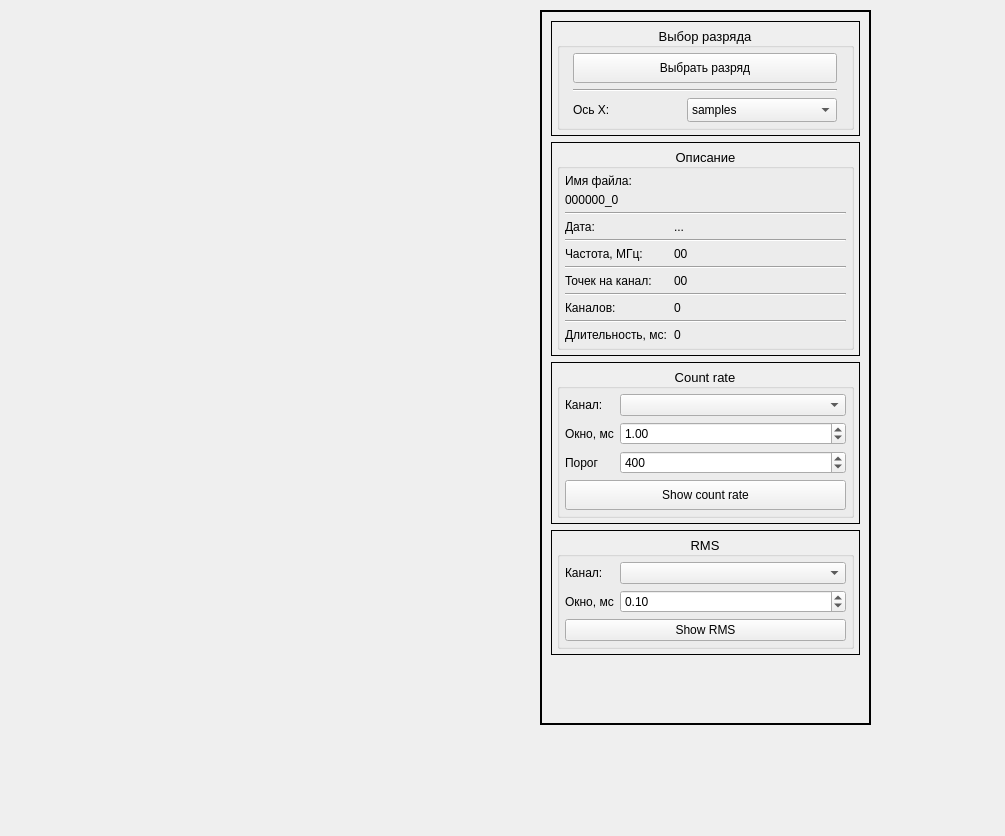
<?xml version="1.0" encoding="UTF-8"?>
<ui version="4.0">
 <class>Plotter</class>
 <widget class="QWidget" name="Plotter">
  <property name="geometry">
   <rect>
    <x>0</x>
    <y>0</y>
    <width>1005</width>
    <height>836</height>
   </rect>
  </property>
  <property name="sizePolicy">
   <sizepolicy hsizetype="Expanding" vsizetype="Expanding">
    <horstretch>0</horstretch>
    <verstretch>0</verstretch>
   </sizepolicy>
  </property>
  <property name="minimumSize">
   <size>
    <width>200</width>
    <height>120</height>
   </size>
  </property>
  <property name="windowTitle">
   <string>Plotter</string>
  </property>
  <widget class="QFrame" name="shot_groupBox">
   <property name="geometry">
    <rect>
     <x>540</x>
     <y>10</y>
     <width>331</width>
     <height>715</height>
    </rect>
   </property>
   <property name="sizePolicy">
    <sizepolicy hsizetype="Fixed" vsizetype="Preferred">
     <horstretch>0</horstretch>
     <verstretch>0</verstretch>
    </sizepolicy>
   </property>
   <property name="frameShape">
    <enum>QFrame::Box</enum>
   </property>
   <property name="frameShadow">
    <enum>QFrame::Plain</enum>
   </property>
   <property name="lineWidth">
    <number>2</number>
   </property>
   <layout class="QVBoxLayout" name="verticalLayout">
    <item>
     <widget class="QFrame" name="frame_5">
      <property name="frameShape">
       <enum>QFrame::Box</enum>
      </property>
      <property name="frameShadow">
       <enum>QFrame::Plain</enum>
      </property>
      <layout class="QVBoxLayout" name="verticalLayout_2">
       <property name="leftMargin">
        <number>5</number>
       </property>
       <property name="topMargin">
        <number>5</number>
       </property>
       <property name="rightMargin">
        <number>5</number>
       </property>
       <property name="bottomMargin">
        <number>5</number>
       </property>
       <item>
        <widget class="QGroupBox" name="groupBox">
         <property name="font">
          <font>
           <pointsize>10</pointsize>
          </font>
         </property>
         <property name="title">
          <string>Выбор разряда</string>
         </property>
         <property name="alignment">
          <set>Qt::AlignCenter</set>
         </property>
         <property name="flat">
          <bool>true</bool>
         </property>
         <layout class="QGridLayout" name="gridLayout">
          <property name="leftMargin">
           <number>5</number>
          </property>
          <property name="topMargin">
           <number>5</number>
          </property>
          <property name="rightMargin">
           <number>5</number>
          </property>
          <property name="bottomMargin">
           <number>5</number>
          </property>
          <item row="0" column="0" colspan="2">
           <widget class="QPushButton" name="select_shot_pushButton">
            <property name="sizePolicy">
             <sizepolicy hsizetype="Preferred" vsizetype="Preferred">
              <horstretch>0</horstretch>
              <verstretch>0</verstretch>
             </sizepolicy>
            </property>
            <property name="minimumSize">
             <size>
              <width>200</width>
              <height>30</height>
             </size>
            </property>
            <property name="font">
             <font>
              <pointsize>9</pointsize>
             </font>
            </property>
            <property name="text">
             <string>Выбрать разряд</string>
            </property>
            <property name="icon">
             <iconset>
              <normalon>../../style/icons/icons8-opened-folder-48.png</normalon>
             </iconset>
            </property>
            <property name="iconSize">
             <size>
              <width>25</width>
              <height>25</height>
             </size>
            </property>
           </widget>
          </item>
          <item row="2" column="1">
           <widget class="QComboBox" name="x_ax_comboBox">
            <property name="sizePolicy">
             <sizepolicy hsizetype="Preferred" vsizetype="Fixed">
              <horstretch>0</horstretch>
              <verstretch>0</verstretch>
             </sizepolicy>
            </property>
            <property name="minimumSize">
             <size>
              <width>0</width>
              <height>24</height>
             </size>
            </property>
            <property name="maximumSize">
             <size>
              <width>150</width>
              <height>16777215</height>
             </size>
            </property>
            <property name="font">
             <font>
              <pointsize>9</pointsize>
             </font>
            </property>
            <item>
             <property name="text">
              <string>samples</string>
             </property>
             <property name="icon">
              <iconset>
               <normalon>../../style/icons/icons8-video-card-48.png</normalon>
              </iconset>
             </property>
            </item>
            <item>
             <property name="text">
              <string>ms</string>
             </property>
             <property name="icon">
              <iconset>
               <normalon>../../style/icons/icons8-clock-48.png</normalon>
              </iconset>
             </property>
            </item>
           </widget>
          </item>
          <item row="2" column="0">
           <widget class="QLabel" name="x_ax_label">
            <property name="sizePolicy">
             <sizepolicy hsizetype="Fixed" vsizetype="Preferred">
              <horstretch>0</horstretch>
              <verstretch>0</verstretch>
             </sizepolicy>
            </property>
            <property name="maximumSize">
             <size>
              <width>100</width>
              <height>16777215</height>
             </size>
            </property>
            <property name="font">
             <font>
              <pointsize>9</pointsize>
             </font>
            </property>
            <property name="text">
             <string>Ось X:</string>
            </property>
           </widget>
          </item>
          <item row="1" column="0" colspan="2">
           <widget class="Line" name="line_5">
            <property name="orientation">
             <enum>Qt::Horizontal</enum>
            </property>
           </widget>
          </item>
         </layout>
        </widget>
       </item>
      </layout>
     </widget>
    </item>
    <item>
     <widget class="QFrame" name="frame_4">
      <property name="frameShape">
       <enum>QFrame::Box</enum>
      </property>
      <property name="frameShadow">
       <enum>QFrame::Plain</enum>
      </property>
      <layout class="QVBoxLayout" name="verticalLayout_3">
       <property name="leftMargin">
        <number>5</number>
       </property>
       <property name="topMargin">
        <number>5</number>
       </property>
       <property name="rightMargin">
        <number>5</number>
       </property>
       <property name="bottomMargin">
        <number>5</number>
       </property>
       <item>
        <widget class="QGroupBox" name="groupBox_2">
         <property name="font">
          <font>
           <pointsize>10</pointsize>
          </font>
         </property>
         <property name="title">
          <string>Описание</string>
         </property>
         <property name="alignment">
          <set>Qt::AlignCenter</set>
         </property>
         <property name="flat">
          <bool>true</bool>
         </property>
         <layout class="QGridLayout" name="gridLayout_2">
          <property name="leftMargin">
           <number>5</number>
          </property>
          <property name="topMargin">
           <number>5</number>
          </property>
          <property name="rightMargin">
           <number>5</number>
          </property>
          <property name="bottomMargin">
           <number>5</number>
          </property>
          <property name="horizontalSpacing">
           <number>7</number>
          </property>
          <property name="verticalSpacing">
           <number>5</number>
          </property>
          <item row="0" column="0">
           <widget class="QLabel" name="name_label">
            <property name="font">
             <font>
              <pointsize>9</pointsize>
             </font>
            </property>
            <property name="text">
             <string>Имя файла:</string>
            </property>
           </widget>
          </item>
          <item row="8" column="1">
           <widget class="QLabel" name="samples_val_label">
            <property name="font">
             <font>
              <pointsize>9</pointsize>
             </font>
            </property>
            <property name="text">
             <string>00</string>
            </property>
           </widget>
          </item>
          <item row="10" column="0">
           <widget class="QLabel" name="channels_label">
            <property name="font">
             <font>
              <pointsize>9</pointsize>
             </font>
            </property>
            <property name="text">
             <string>Каналов:</string>
            </property>
           </widget>
          </item>
          <item row="8" column="0">
           <widget class="QLabel" name="samples_label">
            <property name="font">
             <font>
              <pointsize>9</pointsize>
             </font>
            </property>
            <property name="text">
             <string>Точек на канал:</string>
            </property>
           </widget>
          </item>
          <item row="6" column="1">
           <widget class="QLabel" name="rate_val_label">
            <property name="font">
             <font>
              <pointsize>9</pointsize>
             </font>
            </property>
            <property name="text">
             <string>00</string>
            </property>
           </widget>
          </item>
          <item row="12" column="1">
           <widget class="QLabel" name="time_val_label">
            <property name="font">
             <font>
              <pointsize>9</pointsize>
             </font>
            </property>
            <property name="text">
             <string>0</string>
            </property>
           </widget>
          </item>
          <item row="10" column="1">
           <widget class="QLabel" name="channels_val_label">
            <property name="font">
             <font>
              <pointsize>9</pointsize>
             </font>
            </property>
            <property name="text">
             <string>0</string>
            </property>
           </widget>
          </item>
          <item row="7" column="0" colspan="2">
           <widget class="Line" name="line_2">
            <property name="orientation">
             <enum>Qt::Horizontal</enum>
            </property>
           </widget>
          </item>
          <item row="9" column="0" colspan="2">
           <widget class="Line" name="line_3">
            <property name="orientation">
             <enum>Qt::Horizontal</enum>
            </property>
           </widget>
          </item>
          <item row="12" column="0">
           <widget class="QLabel" name="time_label">
            <property name="font">
             <font>
              <pointsize>9</pointsize>
             </font>
            </property>
            <property name="text">
             <string>Длительность, мс:</string>
            </property>
           </widget>
          </item>
          <item row="2" column="0" colspan="2">
           <widget class="Line" name="line">
            <property name="frameShadow">
             <enum>QFrame::Sunken</enum>
            </property>
            <property name="orientation">
             <enum>Qt::Horizontal</enum>
            </property>
           </widget>
          </item>
          <item row="11" column="0" colspan="2">
           <widget class="Line" name="line_4">
            <property name="orientation">
             <enum>Qt::Horizontal</enum>
            </property>
           </widget>
          </item>
          <item row="1" column="0" colspan="2">
           <widget class="QLabel" name="name_val_label">
            <property name="font">
             <font>
              <pointsize>9</pointsize>
             </font>
            </property>
            <property name="text">
             <string>000000_0</string>
            </property>
           </widget>
          </item>
          <item row="4" column="0">
           <widget class="QLabel" name="label_2">
            <property name="font">
             <font>
              <pointsize>9</pointsize>
             </font>
            </property>
            <property name="text">
             <string>Дата:</string>
            </property>
           </widget>
          </item>
          <item row="4" column="1">
           <widget class="QLabel" name="date_label">
            <property name="font">
             <font>
              <pointsize>9</pointsize>
             </font>
            </property>
            <property name="text">
             <string>...</string>
            </property>
           </widget>
          </item>
          <item row="6" column="0">
           <widget class="QLabel" name="rate_label">
            <property name="sizePolicy">
             <sizepolicy hsizetype="Fixed" vsizetype="Preferred">
              <horstretch>0</horstretch>
              <verstretch>0</verstretch>
             </sizepolicy>
            </property>
            <property name="font">
             <font>
              <pointsize>9</pointsize>
             </font>
            </property>
            <property name="text">
             <string>Частота, МГц:</string>
            </property>
           </widget>
          </item>
          <item row="5" column="0" colspan="2">
           <widget class="Line" name="line_6">
            <property name="orientation">
             <enum>Qt::Horizontal</enum>
            </property>
           </widget>
          </item>
         </layout>
        </widget>
       </item>
      </layout>
     </widget>
    </item>
    <item>
     <widget class="QFrame" name="frame_3">
      <property name="frameShape">
       <enum>QFrame::Box</enum>
      </property>
      <property name="frameShadow">
       <enum>QFrame::Plain</enum>
      </property>
      <layout class="QVBoxLayout" name="verticalLayout_4">
       <property name="leftMargin">
        <number>5</number>
       </property>
       <property name="topMargin">
        <number>5</number>
       </property>
       <property name="rightMargin">
        <number>5</number>
       </property>
       <property name="bottomMargin">
        <number>5</number>
       </property>
       <item>
        <widget class="QGroupBox" name="groupBox_3">
         <property name="font">
          <font>
           <pointsize>10</pointsize>
          </font>
         </property>
         <property name="title">
          <string>Count rate</string>
         </property>
         <property name="alignment">
          <set>Qt::AlignCenter</set>
         </property>
         <property name="flat">
          <bool>true</bool>
         </property>
         <layout class="QGridLayout" name="gridLayout_3">
          <property name="leftMargin">
           <number>5</number>
          </property>
          <property name="topMargin">
           <number>5</number>
          </property>
          <property name="rightMargin">
           <number>5</number>
          </property>
          <property name="bottomMargin">
           <number>5</number>
          </property>
          <item row="0" column="0">
           <widget class="QLabel" name="count_rate_label">
            <property name="sizePolicy">
             <sizepolicy hsizetype="Fixed" vsizetype="Preferred">
              <horstretch>0</horstretch>
              <verstretch>0</verstretch>
             </sizepolicy>
            </property>
            <property name="font">
             <font>
              <pointsize>9</pointsize>
             </font>
            </property>
            <property name="text">
             <string>Канал:</string>
            </property>
           </widget>
          </item>
          <item row="0" column="1">
           <widget class="QComboBox" name="count_rate_comboBox">
            <property name="font">
             <font>
              <pointsize>9</pointsize>
             </font>
            </property>
           </widget>
          </item>
          <item row="1" column="0">
           <widget class="QLabel" name="count_rate_window_label">
            <property name="font">
             <font>
              <pointsize>9</pointsize>
             </font>
            </property>
            <property name="text">
             <string>Окно, мс</string>
            </property>
           </widget>
          </item>
          <item row="1" column="1">
           <widget class="QDoubleSpinBox" name="count_rate_window_doubleSpinBox">
            <property name="font">
             <font>
              <pointsize>9</pointsize>
             </font>
            </property>
            <property name="minimum">
             <double>0.010000000000000</double>
            </property>
            <property name="singleStep">
             <double>0.100000000000000</double>
            </property>
            <property name="value">
             <double>1.000000000000000</double>
            </property>
           </widget>
          </item>
          <item row="2" column="0">
           <widget class="QLabel" name="label">
            <property name="font">
             <font>
              <pointsize>9</pointsize>
             </font>
            </property>
            <property name="text">
             <string>Порог</string>
            </property>
           </widget>
          </item>
          <item row="2" column="1">
           <widget class="QSpinBox" name="threshold_spinBox">
            <property name="font">
             <font>
              <pointsize>9</pointsize>
             </font>
            </property>
            <property name="accelerated">
             <bool>true</bool>
            </property>
            <property name="maximum">
             <number>100000</number>
            </property>
            <property name="value">
             <number>400</number>
            </property>
            <property name="displayIntegerBase">
             <number>10</number>
            </property>
           </widget>
          </item>
          <item row="3" column="0" colspan="2">
           <widget class="QPushButton" name="count_rate_pushButton">
            <property name="minimumSize">
             <size>
              <width>0</width>
              <height>30</height>
             </size>
            </property>
            <property name="font">
             <font>
              <pointsize>9</pointsize>
             </font>
            </property>
            <property name="text">
             <string>Show count rate</string>
            </property>
            <property name="icon">
             <iconset>
              <normalon>../../style/icons/icons8-graph-48.png</normalon>
             </iconset>
            </property>
            <property name="iconSize">
             <size>
              <width>25</width>
              <height>25</height>
             </size>
            </property>
           </widget>
          </item>
         </layout>
        </widget>
       </item>
      </layout>
     </widget>
    </item>
    <item>
     <widget class="QFrame" name="frame_2">
      <property name="frameShape">
       <enum>QFrame::Box</enum>
      </property>
      <property name="frameShadow">
       <enum>QFrame::Plain</enum>
      </property>
      <layout class="QVBoxLayout" name="verticalLayout_5">
       <property name="leftMargin">
        <number>5</number>
       </property>
       <property name="topMargin">
        <number>5</number>
       </property>
       <property name="rightMargin">
        <number>5</number>
       </property>
       <property name="bottomMargin">
        <number>5</number>
       </property>
       <item>
        <widget class="QGroupBox" name="groupBox_4">
         <property name="font">
          <font>
           <pointsize>10</pointsize>
          </font>
         </property>
         <property name="title">
          <string>RMS</string>
         </property>
         <property name="alignment">
          <set>Qt::AlignCenter</set>
         </property>
         <property name="flat">
          <bool>true</bool>
         </property>
         <layout class="QGridLayout" name="gridLayout_4">
          <property name="leftMargin">
           <number>5</number>
          </property>
          <property name="topMargin">
           <number>5</number>
          </property>
          <property name="rightMargin">
           <number>5</number>
          </property>
          <property name="bottomMargin">
           <number>5</number>
          </property>
          <item row="0" column="0">
           <widget class="QLabel" name="rms_label">
            <property name="sizePolicy">
             <sizepolicy hsizetype="Fixed" vsizetype="Preferred">
              <horstretch>0</horstretch>
              <verstretch>0</verstretch>
             </sizepolicy>
            </property>
            <property name="font">
             <font>
              <pointsize>9</pointsize>
             </font>
            </property>
            <property name="text">
             <string>Канал:</string>
            </property>
           </widget>
          </item>
          <item row="0" column="1">
           <widget class="QComboBox" name="rms_comboBox">
            <property name="font">
             <font>
              <pointsize>9</pointsize>
             </font>
            </property>
           </widget>
          </item>
          <item row="1" column="0">
           <widget class="QLabel" name="rms_window_label">
            <property name="font">
             <font>
              <pointsize>9</pointsize>
             </font>
            </property>
            <property name="text">
             <string>Окно, мс</string>
            </property>
           </widget>
          </item>
          <item row="1" column="1">
           <widget class="QDoubleSpinBox" name="rms_window_doubleSpinBox">
            <property name="font">
             <font>
              <pointsize>9</pointsize>
             </font>
            </property>
            <property name="minimum">
             <double>0.010000000000000</double>
            </property>
            <property name="singleStep">
             <double>0.100000000000000</double>
            </property>
            <property name="value">
             <double>0.100000000000000</double>
            </property>
           </widget>
          </item>
          <item row="2" column="0" colspan="2">
           <widget class="QPushButton" name="rms_pushButton">
            <property name="minimumSize">
             <size>
              <width>30</width>
              <height>0</height>
             </size>
            </property>
            <property name="font">
             <font>
              <pointsize>9</pointsize>
             </font>
            </property>
            <property name="text">
             <string>Show RMS</string>
            </property>
            <property name="icon">
             <iconset>
              <normalon>../../style/icons/icons8-graph-48.png</normalon>
             </iconset>
            </property>
            <property name="iconSize">
             <size>
              <width>25</width>
              <height>25</height>
             </size>
            </property>
           </widget>
          </item>
         </layout>
        </widget>
       </item>
      </layout>
     </widget>
    </item>
    <item>
     <spacer name="verticalSpacer">
      <property name="orientation">
       <enum>Qt::Vertical</enum>
      </property>
      <property name="sizeHint" stdset="0">
       <size>
        <width>20</width>
        <height>40</height>
       </size>
      </property>
     </spacer>
    </item>
   </layout>
  </widget>
 </widget>
 <resources/>
 <connections/>
</ui>
